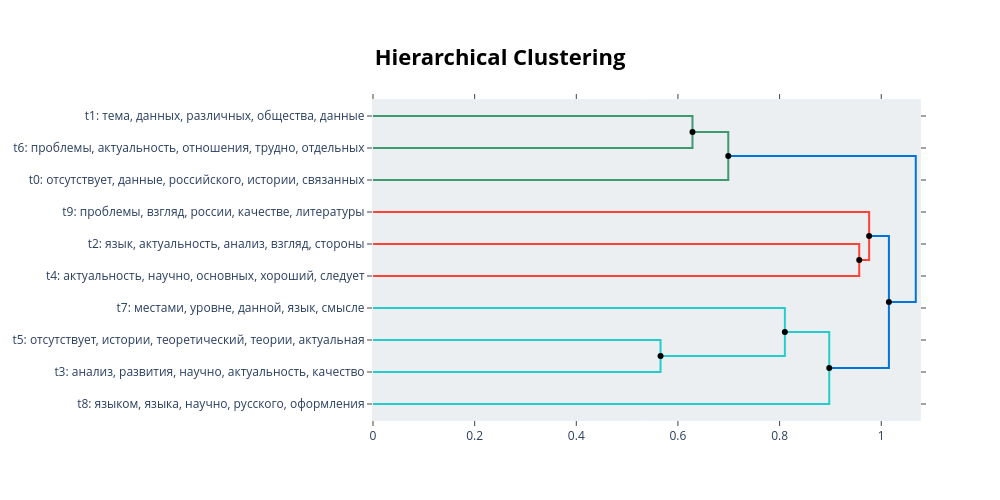

Here is the notebook cell this chart was saved with:
### Code cell
# Дендограмма через встроенные инструменты BERTopic
# (hierarchical_topics + visualize_hierarchy),
# при фиксированных topic-assignments из paper_doc_topics.jsonl.

from bertopic import BERTopic
from bertopic.dimensionality import BaseDimensionalityReduction
from sentence_transformers import SentenceTransformer
from sklearn.feature_extraction.text import CountVectorizer
from fuzzy_bertopic_paper_pipeline import _build_russian_stop_words


class FixedClusterModel:
    """Cluster model adapter that returns precomputed labels."""

    def __init__(self, labels: np.ndarray) -> None:
        self._labels = np.asarray(labels, dtype=int)
        self.labels_ = None

    def fit(self, X, y=None):
        del X, y
        self.labels_ = self._labels.copy()
        return self

    def predict(self, X):
        del X
        if self.labels_ is None:
            raise RuntimeError('FixedClusterModel is not fitted.')
        return self.labels_


docs_for_bertopic = (
    df_docs.get('review_text_clean', pd.Series([''] * len(df_docs)))
    .fillna('')
    .astype(str)
    .tolist()
)

# Если есть пустые тексты, подставляем raw-текст как fallback.
if any(not d.strip() for d in docs_for_bertopic):
    raw_fallback = (
        df_docs.get('review_text_raw', pd.Series([''] * len(df_docs)))
        .fillna('')
        .astype(str)
        .tolist()
    )
    docs_for_bertopic = [d.strip() if d.strip() else r.strip() for d, r in zip(docs_for_bertopic, raw_fallback)]

if cached_doc_embeddings is not None:
    doc_embeddings = cached_doc_embeddings
    print('Using cached doc embeddings from disk.')
else:
    embedder = SentenceTransformer(SCRIPT_EMBEDDING_MODEL)
    doc_embeddings = embedder.encode(
        docs_for_bertopic,
        normalize_embeddings=True,
        batch_size=SCRIPT_DOC_EMBEDDING_BATCH_SIZE,
        show_progress_bar=True,
    )
    print('Cached doc embeddings not found, embeddings computed in notebook.')

fixed_labels = df_docs['dominant_topic_from_membership'].astype(int).to_numpy()
cluster_model = FixedClusterModel(fixed_labels)

# Векторизатор в тех же настройках, что в скрипте.
russian_stop_words = _build_russian_stop_words()
vectorizer_model = CountVectorizer(
    lowercase=True,
    stop_words=russian_stop_words if russian_stop_words else None,
    ngram_range=(1, 2),
    min_df=max(1, SCRIPT_MIN_DF),
    max_features=SCRIPT_MAX_VOCAB_SIZE if SCRIPT_MAX_VOCAB_SIZE > 0 else None,
)

# UMAP уже был применен в исходном pipeline до кластеризации,
# здесь отключаем повторное снижение размерности.
no_dim_reduction = BaseDimensionalityReduction()

topic_model = BERTopic(
    embedding_model=None,
    umap_model=no_dim_reduction,
    hdbscan_model=cluster_model,
    vectorizer_model=vectorizer_model,
    top_n_words=SCRIPT_TOP_WORDS,
    calculate_probabilities=False,
    verbose=False,
)

topics, _ = topic_model.fit_transform(docs_for_bertopic, embeddings=doc_embeddings)

# Явные читаемые подписи тем из paper_topic_info.jsonl (t{id}: top_words)
custom_labels = {
    int(r['topic_id']): f"t{int(r['topic_id'])}: " + ', '.join(list(r.get('top_words', []))[:5])
    for r in topic_rows
}
topic_model.set_topic_labels(custom_labels)

hierarchical_topics = topic_model.hierarchical_topics(docs_for_bertopic)
fig = topic_model.visualize_hierarchy(hierarchical_topics=hierarchical_topics, custom_labels=True)
fig.update_layout(width=1000, height=500)
fig.show()

print('BERTopic hierarchy built with fixed labels and script hyperparameters.')
print('Unique topics in fit:', len(set(topics)) - (1 if -1 in set(topics) else 0))

### Figure 1 — Plotly figure (JSON) as saved in the notebook; plotly's stock layout.template omitted (floating-point values rounded to 4 significant figures)
{"data": [{"hoverinfo": "text", "marker": {"color": "rgb(61,153,112)"}, "mode": "lines", "text": ["t1: тема, данных, различных, общества, данные", "", "", "t6: проблемы, актуальность, отношения, трудно, отдельных"], "type": "scatter", "x": [0.0, 0.6286, 0.6286, 0.0], "xaxis": "x", "y": [-5.0, -5.0, -15.0, -15.0], "yaxis": "y"}, {"hoverinfo": "text", "marker": {"color": "rgb(61,153,112)"}, "mode": "lines", "text": ["list_short_short list_14_100 10", "", "", "t0: отсутствует, данные, российского, истории, связанных"], "type": "scatter", "x": [0.6286, 0.699, 0.699, 0.0], "xaxis": "x", "y": [-10.0, -10.0, -25.0, -25.0], "yaxis": "y"}, {"hoverinfo": "text", "marker": {"color": "rgb(255,65,54)"}, "mode": "lines", "text": ["t2: язык, актуальность, анализ, взгляд, стороны", "", "", "t4: актуальность, научно, основных, хороший, следует"], "type": "scatter", "x": [0.0, 0.9566, 0.9566, 0.0], "xaxis": "x", "y": [-45.0, -45.0, -55.0, -55.0], "yaxis": "y"}, {"hoverinfo": "text", "marker": {"color": "rgb(255,65,54)"}, "mode": "lines", "text": ["t9: проблемы, взгляд, россии, качестве, литературы", "", "", "25_43_2023_1015_300"], "type": "scatter", "x": [0.0, 0.9762, 0.9762, 0.9566], "xaxis": "x", "y": [-35.0, -35.0, -50.0, -50.0], "yaxis": "y"}, {"hoverinfo": "text", "marker": {"color": "rgb(35,205,205)"}, "mode": "lines", "text": ["t5: отсутствует, истории, теоретический, теории, актуальная", "", "", "t3: анализ, развития, научно, актуальность, качество"], "type": "scatter", "x": [0.0, 0.5658, 0.5658, 0.0], "xaxis": "x", "y": [-75.0, -75.0, -85.0, -85.0], "yaxis": "y"}, {"hoverinfo": "text", "marker": {"color": "rgb(35,205,205)"}, "mode": "lines", "text": ["t7: местами, уровне, данной, язык, смысле", "", "", "2024_20_xxi_2019_the"], "type": "scatter", "x": [0.0, 0.8103, 0.8103, 0.5658], "xaxis": "x", "y": [-65.0, -65.0, -80.0, -80.0], "yaxis": "y"}, {"hoverinfo": "text", "marker": {"color": "rgb(35,205,205)"}, "mode": "lines", "text": ["2024_the_20_2013_xxi", "", "", "t8: языком, языка, научно, русского, оформления"], "type": "scatter", "x": [0.8103, 0.8977, 0.8977, 0.0], "xaxis": "x", "y": [-72.5, -72.5, -95.0, -95.0], "yaxis": "y"}, {"hoverinfo": "text", "marker": {"color": "rgb(0,116,217)"}, "mode": "lines", "text": ["2021_2022_250_18_25", "", "", "2024_20_2019_30_the"], "type": "scatter", "x": [0.9762, 1.015, 1.015, 0.8977], "xaxis": "x", "y": [-42.5, -42.5, -83.75, -83.75], "yaxis": "y"}, {"hoverinfo": "text", "marker": {"color": "rgb(0,116,217)"}, "mode": "lines", "text": ["10_list_100_short_short list", "", "", "2021_2022_2024_20_18"], "type": "scatter", "x": [0.699, 1.068, 1.068, 1.015], "xaxis": "x", "y": [-17.5, -17.5, -63.12, -63.12], "yaxis": "y"}, {"hoverinfo": "text", "hovertext": ["list_short_short list_14_100 10", "2024_the_20_2013_xxi", "2021_2022_250_18_25", "10_list_100_short_short list"], "marker": {"color": "black"}, "mode": "markers", "showlegend": false, "type": "scatter", "x": [0.6286, 0.8103, 0.9762, 0.699], "y": [-10, -72.5, -42.5, -17.5]}, {"hoverinfo": "text", "hovertext": ["25_43_2023_1015_300", "2024_20_xxi_2019_the", "2024_20_2019_30_the", "2021_2022_2024_20_18"], "marker": {"color": "black"}, "mode": "markers", "showlegend": false, "type": "scatter", "x": [0.9566, 0.5658, 0.8977, 1.015], "y": [-50, -80, -83.75, -63.12]}], "layout": {"autosize": false, "height": 500, "hoverlabel": {"bgcolor": "white", "font": {"family": "Rockwell", "size": 16}}, "hovermode": "closest", "plot_bgcolor": "#ECEFF1", "showlegend": false, "title": {"font": {"color": "Black", "size": 22}, "text": "<b>Hierarchical Clustering</b>", "x": 0.5, "xanchor": "center", "yanchor": "top"}, "width": 1000, "xaxis": {"mirror": "allticks", "rangemode": "tozero", "showgrid": false, "showline": true, "showticklabels": true, "ticks": "outside", "type": "linear", "zeroline": false}, "yaxis": {"mirror": "allticks", "range": [-100, 0], "rangemode": "tozero", "showgrid": false, "showline": true, "showticklabels": true, "tickmode": "array", "ticks": "outside", "ticktext": ["t1: тема, данных, различных, общества, данные", "t6: проблемы, актуальность, отношения, трудно, отдельных", "t0: отсутствует, данные, российского, истории, связанных", "t9: проблемы, взгляд, россии, качестве, литературы", "t2: язык, актуальность, анализ, взгляд, стороны", "t4: актуальность, научно, основных, хороший, следует", "t7: местами, уровне, данной, язык, смысле", "t5: отсутствует, истории, теоретический, теории, актуальная", "t3: анализ, развития, научно, актуальность, качество", "t8: языком, языка, научно, русского, оформления"], "tickvals": [-5, -15, -25, -35, -45, -55, -65, -75, -85, -95], "type": "linear", "zeroline": false}}}
